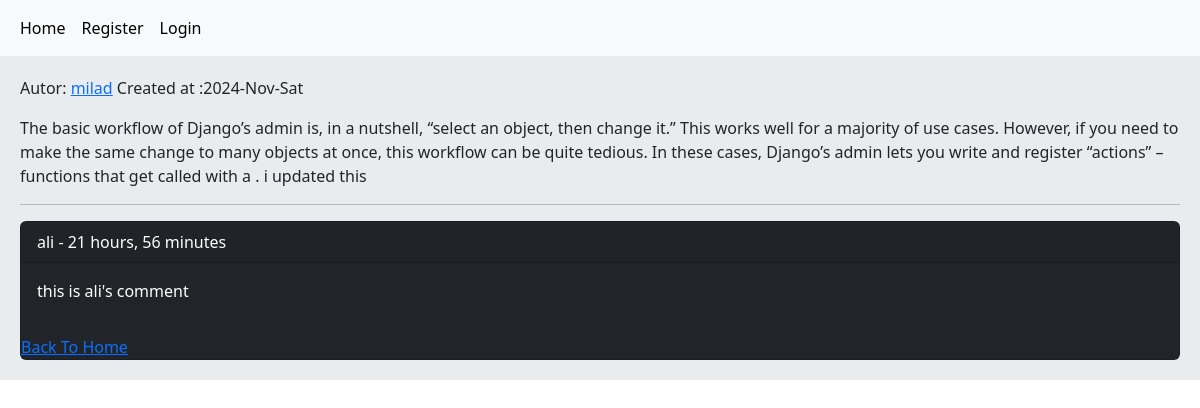
The page /post/7/the-basic-workflow-of-djangos/ on the database its author committed.
### home/models.py (models this page shows, shortened)
class Post(models.Model):
    user = models.ForeignKey(User, on_delete=models.CASCADE, related_name='posts')
    title = models.CharField(max_length=200)
    body = models.TextField()
    slug = models.SlugField(unique=True)
    created = models.DateTimeField(auto_now_add=True)
    updated = models.DateTimeField(auto_now=True)
    class Meta:
        ordering = ('-created',)

class Comment(models.Model):
    user = models.ForeignKey(User, on_delete=models.CASCADE, related_name='user_comments')
    post = models.ForeignKey(Post, on_delete=models.CASCADE, related_name='post_comments')
    reply = models.ForeignKey('self', on_delete=models.CASCADE, related_name='replies_comments', blank=True, null=True)
    is_reply = models.BooleanField(default=False)
    body = models.TextField(max_length=500)
    created = models.DateTimeField(auto_now_add=True)

### home/views.py (the view)
# urls.py: path('post/<int:pk>/<slug:slug>/', views.PostDetailView.as_view(), name='post_detail'),
class PostDetailView(View):
    def get(self, request, pk, slug):
        post = get_object_or_404(Post, pk=pk, slug=slug)
        comment = post.post_comments.filter(is_reply=False)
        return render(request, 'home/detail.html', {'post': post, 'comment': comment})

### home/templates/home/detail.html (shortened to what this page needs)
{% extends 'master.html' %}
{% block body %}
    <p>Autor: <a href="{% url 'account:user_profile' post.user.id %}" class="mr-1"> {{ post.user.username }}</a>
        Created at :{{ post.updated|date:"Y-M-D" }}</p>
    <p>{{ post.body }}</p>
    <hr>
    {% for com in comment %}
        <div class="card bg-dark text-white">
            <p class="card-header">
                {{ com.user }} - {{ com.created|timesince }}
            </p>
            <p class="card-body">
                {{ com.body }}
            </p>
            {% empty %}
            <p class="card-body">No comment yet!</p>
        </div>
    {% endfor %}
    <a href="{% url  'home:home' %}">Back To Home</a>
{% endblock %}

### rows shown on the page
Post: user.username "milad", updated "2024-Nov-Sat", body "The basic workflow of Django’s admin is, in a nutshell, “select an object, then change it.” This works well for a majority of use cases. However, if you need to make the same change to many objects at once, this workflow can be quite tedious. In these cases, Django’s admin lets you write and register “actions” – functions that get called with a . i updated this"
Comment: user "ali", created "21 hours, 56 minutes", body "this is ali's comment"
